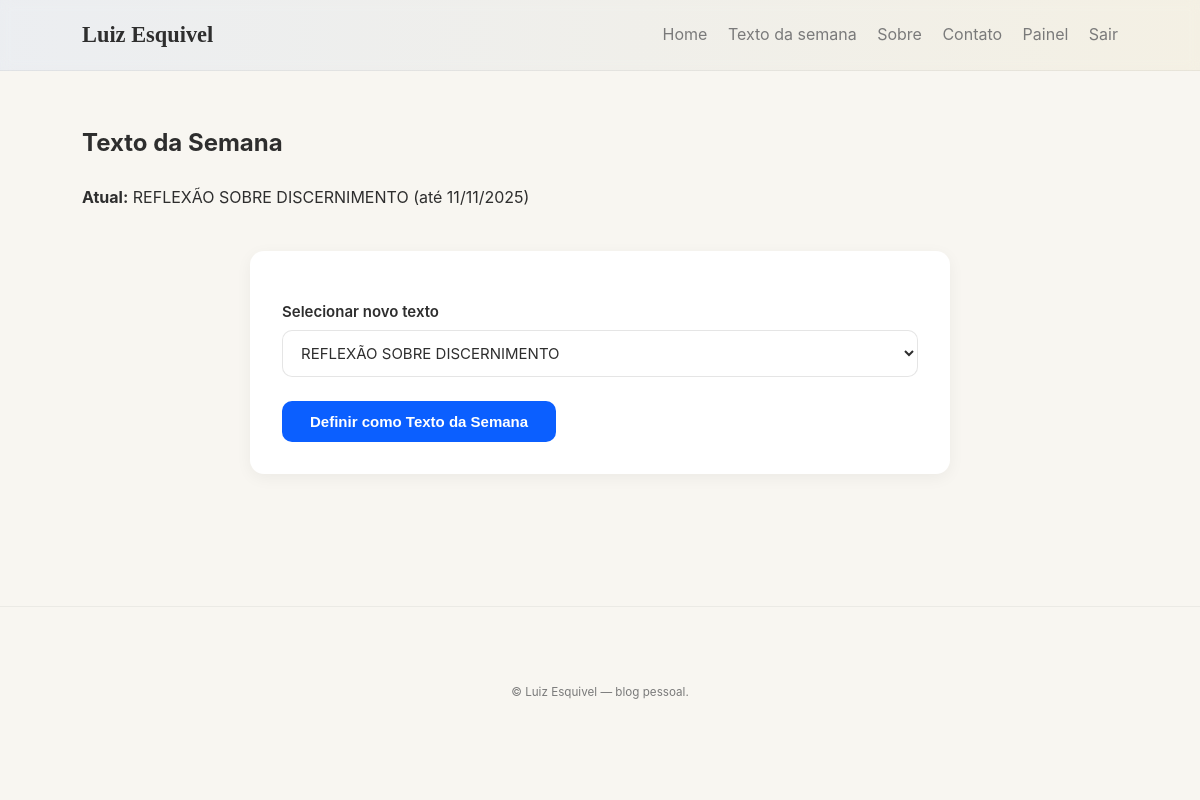
/admin/weekly-text (signed in), run on an earlier commit of the app's database.
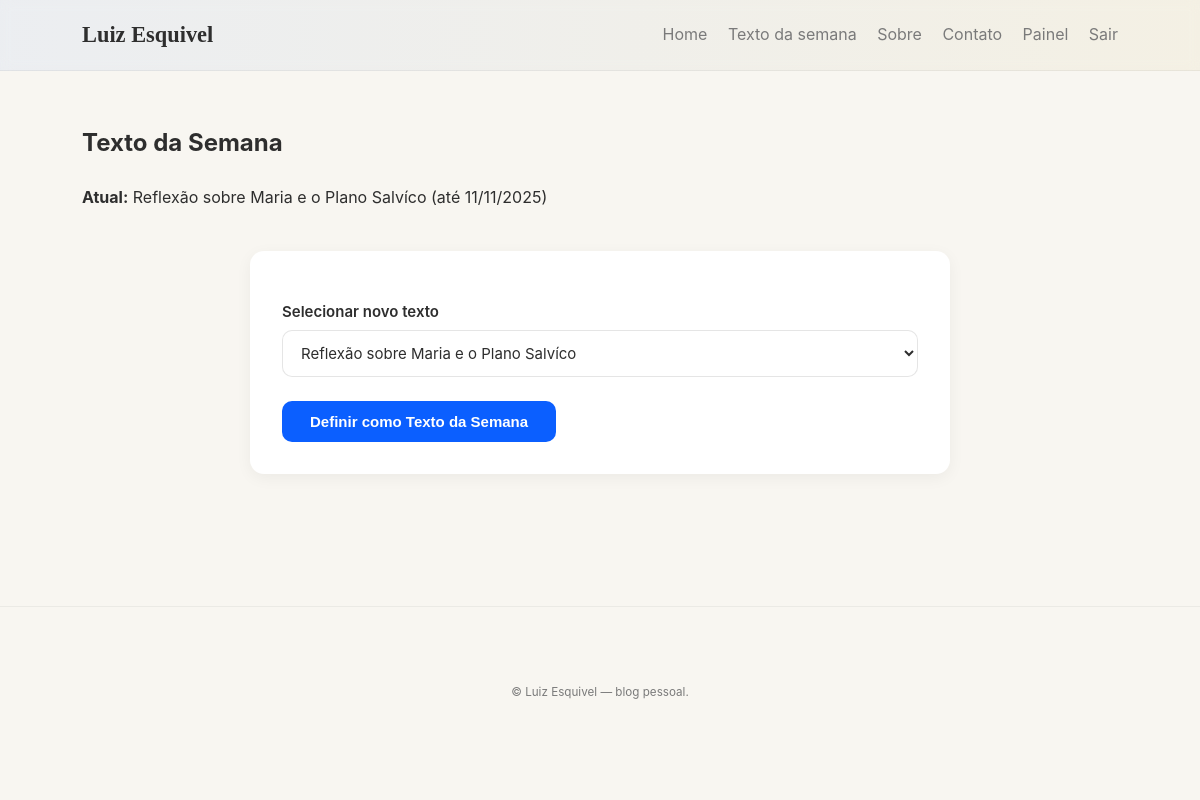
And on a later commit of the database.
### models.py (models this page shows, shortened)
class Text(db.Model):
    id = db.Column(db.Integer, primary_key=True)
    title = db.Column(db.String(300), nullable=False)
    subtitle = db.Column(db.String(400))
    body = db.Column(db.Text)
    published = db.Column(db.Boolean, default=False)
    section_id = db.Column(db.Integer, db.ForeignKey('section.id'), nullable=True)
    created_at = db.Column(db.DateTime, default=datetime.utcnow)

class WeeklyText(db.Model):
    id = db.Column(db.Integer, primary_key=True)
    text_id = db.Column(db.Integer, db.ForeignKey('text.id', ondelete='CASCADE'), nullable=False)
    start_date = db.Column(db.DateTime)
    end_date = db.Column(db.DateTime)
    active = db.Column(db.Boolean, default=True)
    text = db.relationship('Text', backref=db.backref('weekly_entries', passive_deletes=True))

### routes/admin_routes.py (the view, shortened to what this page needs)
@admin_bp.route('/weekly-text', methods=['GET', 'POST'])
@login_required
def admin_weekly_text():
    texts = Text.query.filter_by(published=True).order_by(Text.created_at.desc()).all()
    current = WeeklyText.query.filter_by(active=True).first()
    return render_template('admin/weekly_text.html', texts=texts, current=current)

### templates/admin/weekly_text.html
{% extends "_base.html" %}
{% block content %}
<h2>Texto da Semana</h2>
{% if current %}
<p><strong>Atual:</strong> {{ current.text.title }} (até {{ current.end_date.strftime('%d/%m/%Y') }})</p>
{% else %}
<p>Nenhum texto da semana ativo.</p>
{% endif %}
<form method="post">
  <label>Selecionar novo texto</label>
  <select name="text_id">
    {% for t in texts %}
      <option value="{{ t.id }}">{{ t.title }}</option>
    {% endfor %}
  </select>
  <button class="btn">Definir como Texto da Semana</button>
</form>
{% endblock %}

What changed in the data, as far as the page shows it:
no longer on this page (row unchanged): Text: text "REFLEXÃO SOBRE DISCERNIMENTO"
added Text: text "Reflexão sobre Maria e o Plano Salvíco"
Also different on the page:
form field text_id: "REFLEXÃO SOBRE DISCERNIMENTO" → "Reflexão sobre Maria e o Plano Salvíco"
